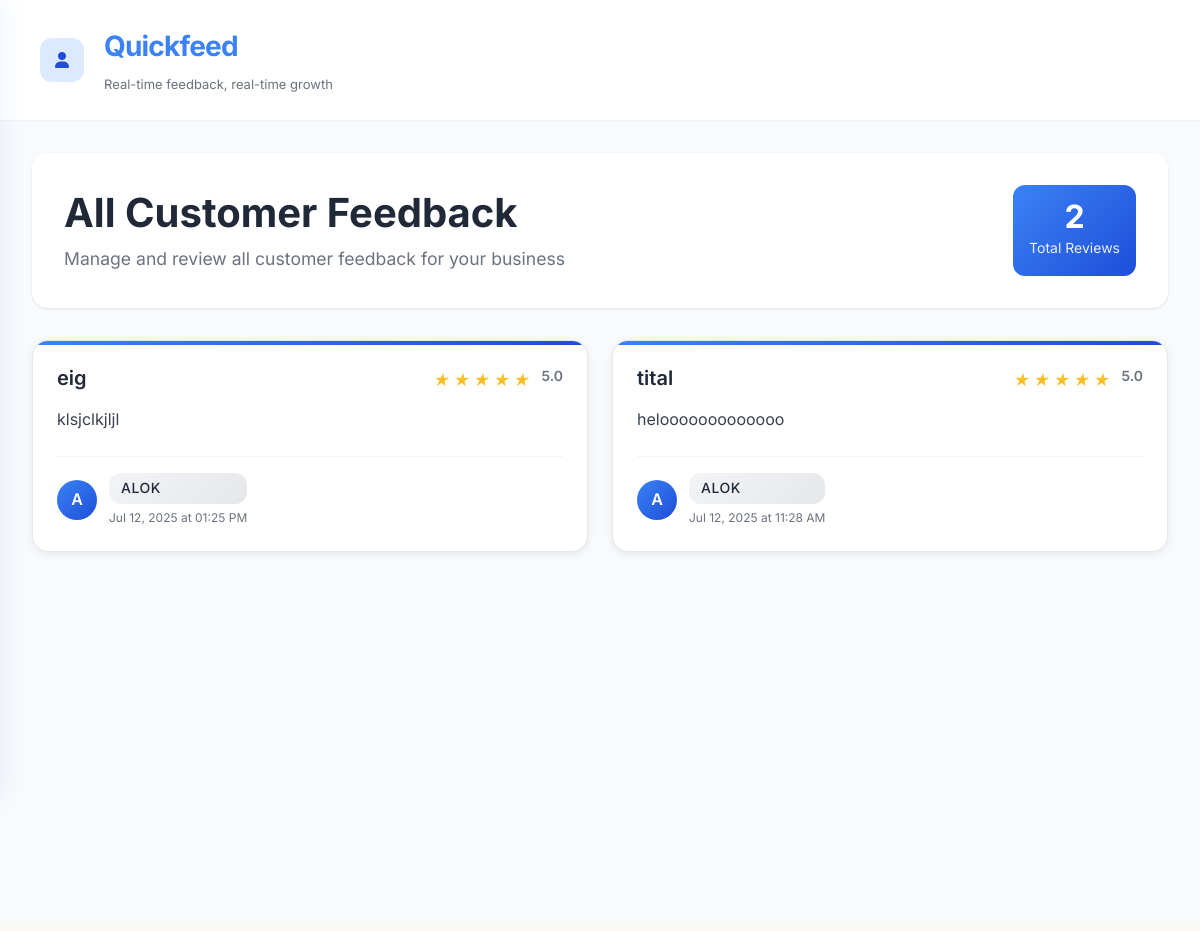
The app's page /dashboard/my-feedback (signed in), older data.
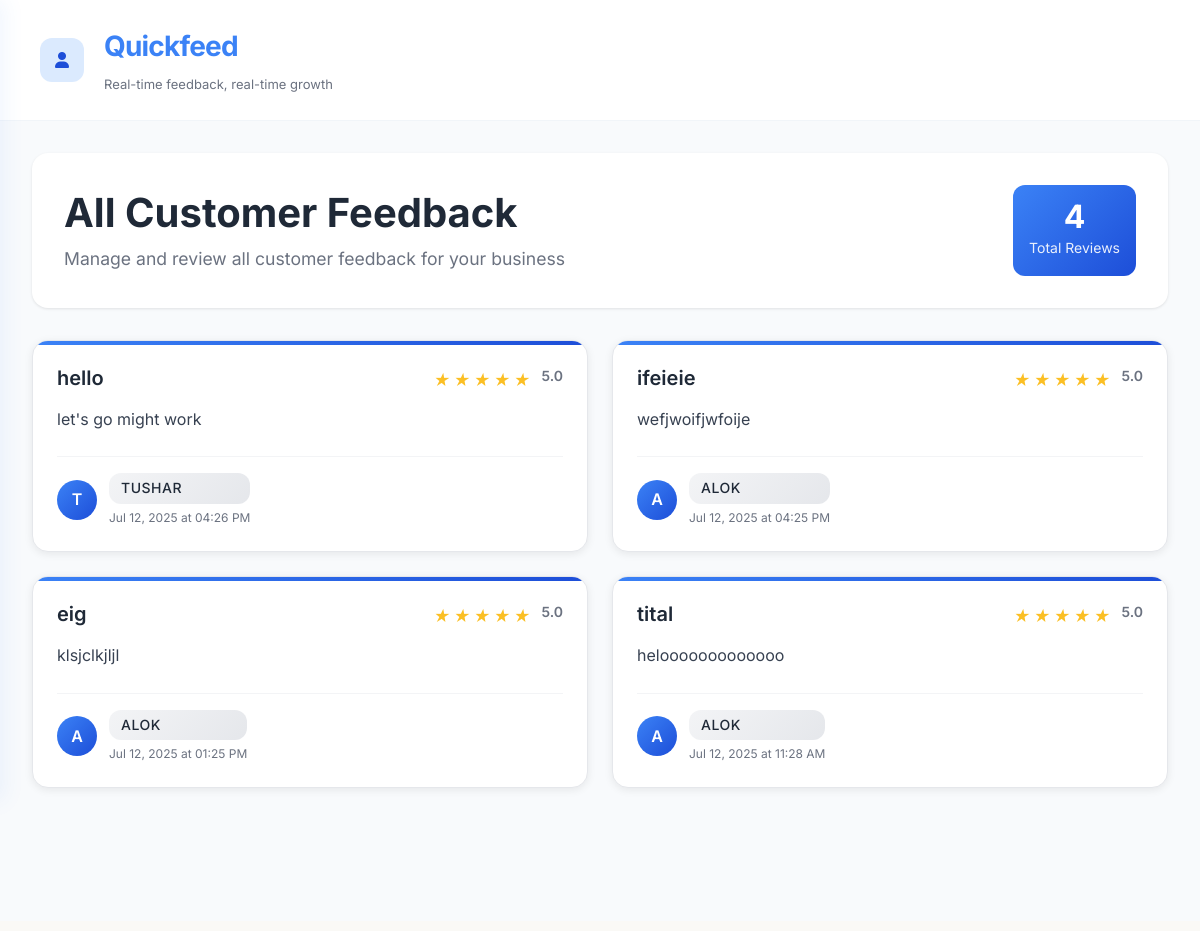
The same page, newer data.
### web/models.py (models this page shows, shortened)
class Feedback(db.Model):
    __tablename__ = 'feedbacks'  # Changed from 'feedback' to 'feedbacks'
    customer_id = db.Column(db.Integer, db.ForeignKey('users.id', ondelete='CASCADE'), nullable=True)
    id = db.Column(db.Integer, primary_key=True)
    title = db.Column(db.String(200), nullable=False)
    content = db.Column(db.Text, nullable=False)
    rating = db.Column(db.Integer, nullable=False)
    created_at = db.Column(db.DateTime, default=lambda: datetime.now(timezone.utc))
    shopkeeper_id = db.Column(db.Integer,
                             db.ForeignKey('shopkeepers.id', ondelete='CASCADE'),
                             nullable=False)
    customer_name = db.Column(db.String(100), nullable=False)
    customer_email = db.Column(db.String(120), nullable=True)
    customer_user = db.relationship('User',
                                  foreign_keys=[customer_email],
                                  primaryjoin='Feedback.customer_email == User.email',
                                  backref='feedbacks',
                                  lazy=True)
    __table_args__ = (
        db.CheckConstraint('rating >= 1 AND rating <= 5', name='rating_range'),
        db.CheckConstraint('LENGTH(title) >= 3', name='title_min_length'),
        db.CheckConstraint('LENGTH(content) >= 10', name='content_min_length'),
    )
    @property
    def customer_display_name(self):
        return self.customer_name or "Anonymous"
    @property
    def time_ago(self):
        now = datetime.now(timezone.utc)
        if self.created_at.tzinfo is None:
            created_at_utc = self.created_at.replace(tzinfo=timezone.utc)
        else:
            created_at_utc = self.created_at
        diff = now - created_at_utc
        if diff.days > 365:
            years = diff.days // 365
            return f"{years} year{'s' if years > 1 else ''} ago"
        elif diff.days > 30:
            months = diff.days // 30
            return f"{months} month{'s' if months > 1 else ''} ago"
        elif diff.days > 0:
            return f"{diff.days} day{'s' if diff.days > 1 else ''} ago"
        elif diff.seconds > 3600:
            hours = diff.seconds // 3600
            return f"{hours} hour{'s' if hours > 1 else ''} ago"
        elif diff.seconds > 60:
            minutes = diff.seconds // 60
            return f"{minutes} minute{'s' if minutes > 1 else ''} ago"
        else:
            return "Just now"

### web/routes.py (the view, shortened to what this page needs)
    def decorated_function(*args, **kwargs):
        try:
            if not current_user.is_authenticated:
                flash('Please log in to access this page.', 'warning')
                return redirect(url_for('auth.login'))
            shopkeeper = Shopkeeper.query.get(current_user.id)
            session['shopkeeper_id'] = shopkeeper.id
            session['shopkeeper_username'] = shopkeeper.username
            session['is_shopkeeper'] = True
            return f(*args, **kwargs)
        except Exception as e:
            print(f"Error in require_shopkeeper decorator: {e}")
            flash('An error occurred while verifying your account.', 'danger')
            return redirect(url_for('auth.login'))

### web/routes.py (called while the page is built, shortened)
def require_shopkeeper(f):
    def decorated_function(*args, **kwargs):
        try:
            if not current_user.is_authenticated:
                flash('Please log in to access this page.', 'warning')
                return redirect(url_for('auth.login'))
            shopkeeper = Shopkeeper.query.get(current_user.id)
            session['shopkeeper_id'] = shopkeeper.id
            session['shopkeeper_username'] = shopkeeper.username
            session['is_shopkeeper'] = True
            return f(*args, **kwargs)
        except Exception as e:
            print(f"Error in require_shopkeeper decorator: {e}")
            flash('An error occurred while verifying your account.', 'danger')
            return redirect(url_for('auth.login'))
    decorated_function.__name__ = f.__name__
    return decorated_function

### web/templates/feedback/all_feedback.html (shortened to what this page needs)
{% extends "base.html" %}
{% block content %}
    <div class="main-content">
        <header class="header">
            <div class="header-left">
                <a href="/dashboard" class="menu-toggle">
                    <i class="fas fa-user"></i>
                </a>
                <div class="brand-logo">
                    <h1>Quickfeed</h1>
                    <span class="brand-tagline">Real-time feedback, real-time growth</span>
                </div>
            </div>
        </header>
<div class="feedback-container">
    <div class="feedback-header">
        <div class="header-content">
            <h1 class="page-title">All Customer Feedback</h1>
            <p class="page-subtitle">Manage and review all customer feedback for your business</p>
        </div>
        <div class="header-actions">
            <div class="feedback-count">
                <span class="count-number">{{ feedback_list|length }}</span>
                <span class="count-label">Total Reviews</span>
            </div>
        </div>
    </div>
    {% if feedback_list %}
        <div class="feedback-grid">
            {% for feedback in feedback_list %}
                <div class="feedback-card">
                    <div class="card-header">
                        <div class="feedback-title">{{ feedback.title }}</div>
                        <div class="feedback-rating">
                            {% for i in range(1, 6) %}
                                {% if i <= feedback.rating %}
                                    <i class="star star-filled"></i>
                                {% else %}
                                    <i class="star star-empty"></i>
                                {% endif %}
                            {% endfor %}
                            <span class="rating-number">{{ feedback.rating }}.0</span>
                        </div>
                    </div>
                    <div class="card-body">
                        <p class="feedback-content">{{ feedback.content }}</p>
                    </div>
                    <div class="card-footer">
                        <div class="customer-info">
                            <div class="customer-avatar">
                                {% if feedback.customer_name %}
                                    {{ feedback.customer_name[0]|upper }}
                                {% elif feedback.user %}
                                    {{ feedback.user.full_name[0]|upper }}
                                {% else %}
                                    A
                                {% endif %}
                            </div>
                            <div class="customer-details">
                                <div class="customer-name">
                                    {% if feedback.customer_name %}
                                        {{ feedback.customer_name }}
                                    {% elif feedback.user %}
                                        {{ feedback.user.full_name }}
                                    {% else %}
                                        Anonymous Customer
                                    {% endif %}
                                </div>
                                <div class="feedback-date">
                                    {{ feedback.created_at.strftime('%b %d, %Y at %I:%M %p') }}
                                </div>
                            </div>
                        </div>
                    </div>
                </div>
            {% endfor %}
        </div>
    {% endif %}
</div>
{% endblock %}

### web/templates/base.html (shortened to what this page needs)
<!DOCTYPE html>
<html lang="en">
<head>
    <link rel="stylesheet" href="{{ url_for('static', filename='style.css') }}">
    <link rel="stylesheet" href="{{ url_for('static', filename='auth.css') }}">
    <link rel="stylesheet" href="{{ url_for('static', filename='dashboard.css') }}">
    <link rel="stylesheet" href="{{ url_for('static', filename='setup.css') }}">
    <link rel="stylesheet" href="{{ url_for('static', filename='all_feedback.css') }}">
    <link rel="stylesheet" href="https://cdnjs.cloudflare.com/ajax/libs/font-awesome/6.0.0/css/all.min.css">
</head>
<body>
    <main>
        {% block content %}{% endblock %}
    </main>
</body>
</html>

### web/static/style.css (style rules this page uses)
* { margin: 0; padding: 0; box-sizing: border-box; }
body { font-family: 'Inter', sans-serif; background: #f9f7f6; color: #111; }

### web/static/dashboard.css (style rules this page uses)
* { margin: 0; padding: 0; box-sizing: border-box; }
body { font-family: 'Inter', -apple-system, BlinkMacSystemFont, 'Segoe UI', sans-serif; background-color: #ffffff; color: #1a1a1a; line-height: 1.6; font-weight: 400; }
.main-content { background: #FAF9F6; padding-bottom: 10px; min-height: 100vh; }
.header { display: flex; justify-content: space-between; align-items: center; padding: 24px 40px; background: white; border-bottom: 1px solid #f1f5f9; position: sticky; top: 0; z-index: 100; }
.header-left { display: flex; align-items: center; gap: 20px; }
.menu-toggle { width: 44px; height: 44px; background: #dbeafe; border-radius: 12px; display: flex; align-items: center; justify-content: center; color: #1d4ed8; cursor: pointer; transition: all 0.2s ease; font-size: 16px; }
.brand-logo h1 { font-size: 28px; font-weight: 700; color: #3b82f6; letter-spacing: -0.8px; margin-bottom: 2px; }
.brand-tagline { font-size: 13px; color: #6b7280; font-weight: 400; }
.feedback-content { flex: 1; display: flex; flex-direction: column; gap: 16px; }
.customer-name { color: #1f2937; font-weight: 600; background: linear-gradient(135deg, #f3f4f6, #e5e7eb); padding: 4px 12px; border-radius: 12px; font-size: 12px; text-transform: uppercase; letter-spacing: 0.5px; }

### web/static/all_feedback.css (style rules this page uses)
.feedback-container { max-width: auto; margin: 0 auto; padding: 2rem; background-color: #f8fafc; min-height: 100vh; }
.feedback-header { display: flex; justify-content: space-between; align-items: center; margin-bottom: 2rem; padding: 2rem; background: white; border-radius: 16px; box-shadow: 0 1px 3px rgba(0, 0, 0, 0.1); }
.header-content { flex: 1; }
.page-title { font-size: 2.5rem; font-weight: 700; color: #1f2937; margin: 0 0 0.5rem 0; line-height: 1.2; }
.page-subtitle { font-size: 1.1rem; color: #6b7280; margin: 0; }
.header-actions { display: flex; align-items: center; }
.feedback-count { text-align: center; padding: 1rem; background: linear-gradient(135deg, #3b82f6, #1d4ed8); border-radius: 12px; color: white; min-width: 120px; }
.count-number { display: block; font-size: 2rem; font-weight: 700; line-height: 1; }
.count-label { display: block; font-size: 0.875rem; opacity: 0.9; margin-top: 0.25rem; }
.feedback-grid { display: grid; grid-template-columns: repeat(auto-fit, minmax(380px, 1fr)); gap: 1.5rem; margin-bottom: 2rem; }
.feedback-card { background: white; border-radius: 16px; padding: 1.5rem; box-shadow: 0 2px 8px rgba(0, 0, 0, 0.08); transition: all 0.3s ease; border: 1px solid #e5e7eb; position: relative; overflow: hidden; }
.feedback-card::before { content: ''; position: absolute; top: 0; left: 0; right: 0; height: 4px; background: linear-gradient(90deg, #3b82f6, #1d4ed8); }
.card-header { display: flex; justify-content: space-between; align-items: flex-start; margin-bottom: 1rem; gap: 1rem; }
.feedback-title { font-size: 1.25rem; font-weight: 600; color: #1f2937; line-height: 1.3; flex: 1; }
.feedback-rating { display: flex; align-items: center; gap: 0.25rem; flex-shrink: 0; }
.star { width: 16px; height: 16px; position: relative; }
.star::before { content: '★'; position: absolute; top: 0; left: 0; font-size: 16px; }
.star-filled::before { color: #fbbf24; }
.rating-number { font-size: 0.875rem; font-weight: 600; color: #6b7280; margin-left: 0.5rem; }
.card-body { margin-bottom: 1.5rem; }
.feedback-content { font-size: 1rem; line-height: 1.6; color: #374151; margin: 0; }
.card-footer { display: flex; justify-content: space-between; align-items: center; padding-top: 1rem; border-top: 1px solid #f3f4f6; }
.customer-info { display: flex; align-items: center; gap: 0.75rem; }
.customer-avatar { width: 40px; height: 40px; border-radius: 50%; background: linear-gradient(135deg, #3b82f6, #1d4ed8); display: flex; align-items: center; justify-content: center; color: white; font-weight: 600; font-size: 1rem; flex-shrink: 0; }
.customer-details { display: flex; flex-direction: column; gap: 0.25rem; }
.customer-name { font-size: 0.875rem; font-weight: 500; color: #1f2937; }
.feedback-date { font-size: 0.75rem; color: #6b7280; }

Row changes from the older to the newer data that the page shows:
added Feedback: title "hello", rating "5", content "let's go might work", customer_name "T", customer_name "TUSHAR", created_at "Jul 12, 2025 at 04:26 PM"
added Feedback: title "ifeieie", rating "5", content "wefjwoifjwfoije", customer_name "A", customer_name "ALOK", created_at "Jul 12, 2025 at 04:25 PM"
Text that changed along with them:
{{ feedback_list|length }}: "2" → "4"
